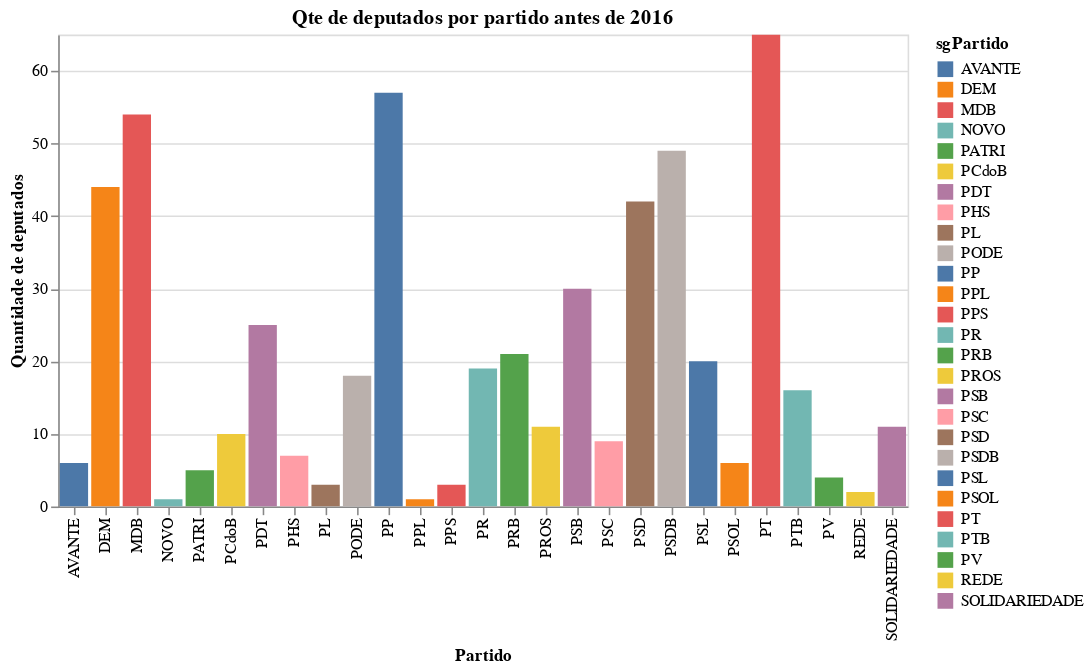

Notebook code cell kept with this figure:
### Code cell
alt.Chart(dep_partido_pre, title = "Qte de deputados por partido antes de 2016").mark_bar().encode(
    x= alt.X('sgPartido', title ='Partido'),
    y= alt.Y('ideDocumento', title ='Quantidade de deputados'),
    color = alt.Color('sgPartido')
    ).interactive()

### Figure 1 — Vega-Lite specification as saved in the notebook (floating-point values rounded to 4 significant figures)
{"config": {"view": {"continuousWidth": 400, "continuousHeight": 300}}, "data": {"name": "data-81b0b548e30009c5c24d98e3138e3aae"}, "mark": "bar", "encoding": {"color": {"type": "nominal", "field": "sgPartido"}, "x": {"type": "nominal", "field": "sgPartido", "title": "Partido"}, "y": {"type": "quantitative", "field": "ideDocumento", "title": "Quantidade de deputados"}}, "selection": {"selector033": {"type": "interval", "bind": "scales", "encodings": ["x", "y"]}}, "title": "Qte de deputados por partido antes de 2016", "$schema": "https://vega.github.io/schema/vega-lite/v4.0.2.json", "datasets": {"data-81b0b548e30009c5c24d98e3138e3aae": [{"sgPartido": "PT", "ideDocumento": 65}, {"sgPartido": "PP", "ideDocumento": 57}, {"sgPartido": "MDB", "ideDocumento": 54}, {"sgPartido": "PSDB", "ideDocumento": 49}, {"sgPartido": "DEM", "ideDocumento": 44}, {"sgPartido": "PSD", "ideDocumento": 42}, {"sgPartido": "PSB", "ideDocumento": 30}, {"sgPartido": "PDT", "ideDocumento": 25}, {"sgPartido": "PRB", "ideDocumento": 21}, {"sgPartido": "PSL", "ideDocumento": 20}, {"sgPartido": "PR", "ideDocumento": 19}, {"sgPartido": "PODE", "ideDocumento": 18}, {"sgPartido": "PTB", "ideDocumento": 16}, {"sgPartido": "PROS", "ideDocumento": 11}, {"sgPartido": "SOLIDARIEDADE", "ideDocumento": 11}, {"sgPartido": "PCdoB", "ideDocumento": 10}, {"sgPartido": "PSC", "ideDocumento": 9}, {"sgPartido": "PHS", "ideDocumento": 7}, {"sgPartido": "PSOL", "ideDocumento": 6}, {"sgPartido": "AVANTE", "ideDocumento": 6}, {"sgPartido": "PATRI", "ideDocumento": 5}, {"sgPartido": "PV", "ideDocumento": 4}, {"sgPartido": "PPS", "ideDocumento": 3}, {"sgPartido": "PL", "ideDocumento": 3}, {"sgPartido": "REDE", "ideDocumento": 2}, {"sgPartido": "PPL", "ideDocumento": 1}, {"sgPartido": "NOVO", "ideDocumento": 1}]}}
